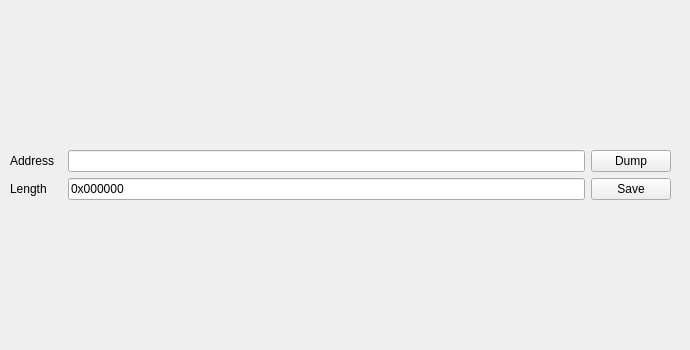
    <widget class="QWidget" name="dump_tab">
     <attribute name="title">
      <string>Dump</string>
     </attribute>
     <widget class="QWidget" name="layoutWidget_4">
      <property name="geometry">
       <rect>
        <x>0</x>
        <y>0</y>
        <width>681</width>
        <height>341</height>
       </rect>
      </property>
      <layout class="QVBoxLayout" name="dump_tab_layout" stretch="0,10,0">
       <item>
        <layout class="QHBoxLayout" name="dump_dump_horizontalLayout">
         <property name="leftMargin">
          <number>10</number>
         </property>
         <property name="topMargin">
          <number>10</number>
         </property>
         <property name="rightMargin">
          <number>10</number>
         </property>
         <item>
          <layout class="QGridLayout" name="gridLayout_8" columnstretch="1,10,0,0">
           <item row="1" column="0">
            <widget class="QLabel" name="dump_dump_length_label">
             <property name="text">
              <string>Length</string>
             </property>
            </widget>
           </item>
           <item row="0" column="3">
            <widget class="QPushButton" name="dump_do_dump_button">
             <property name="text">
              <string>Dump</string>
             </property>
            </widget>
           </item>
           <item row="0" column="1" colspan="2">
            <widget class="QLineEdit" name="dump_address_lineEdit">
             <property name="text">
              <string/>
             </property>
            </widget>
           </item>
           <item row="1" column="3">
            <widget class="QPushButton" name="dump_save_file_button">
             <property name="text">
              <string>Save</string>
             </property>
            </widget>
           </item>
           <item row="0" column="0">
            <widget class="QLabel" name="dump_dump_address_label">
             <property name="text">
              <string>Address</string>
             </property>
            </widget>
           </item>
           <item row="1" column="1" colspan="2">
            <widget class="QLineEdit" name="dump_length_lineEdit">
             <property name="text">
              <string>0x000000</string>
             </property>
            </widget>
           </item>
          </layout>
         </item>
        </layout>
       </item>
       <item>
        <layout class="QVBoxLayout" name="dump_data_hexView">
         <property name="leftMargin">
          <number>5</number>
         </property>
         <property name="topMargin">
          <number>0</number>
         </property>
         <property name="rightMargin">
          <number>5</number>
         </property>
        </layout>
       </item>
       <item>
        <layout class="QHBoxLayout" name="dump_horizontalLayout"/>
       </item>
      </layout>
     </widget>
    </widget>
